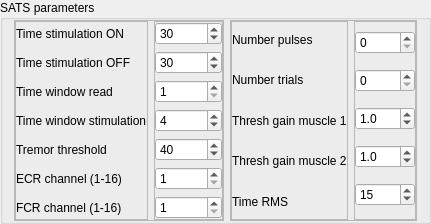
        <widget class="QGroupBox" name="groupBox_6">
         <property name="sizePolicy">
          <sizepolicy hsizetype="Preferred" vsizetype="Minimum">
           <horstretch>0</horstretch>
           <verstretch>0</verstretch>
          </sizepolicy>
         </property>
         <property name="title">
          <string>SATS parameters</string>
         </property>
         <layout class="QHBoxLayout" name="horizontalLayout_7">
          <property name="topMargin">
           <number>0</number>
          </property>
          <property name="bottomMargin">
           <number>0</number>
          </property>
          <item>
           <widget class="QFrame" name="frame_10">
            <property name="frameShape">
             <enum>QFrame::StyledPanel</enum>
            </property>
            <property name="frameShadow">
             <enum>QFrame::Raised</enum>
            </property>
            <layout class="QHBoxLayout" name="horizontalLayout_10">
             <property name="leftMargin">
              <number>0</number>
             </property>
             <property name="topMargin">
              <number>0</number>
             </property>
             <property name="rightMargin">
              <number>0</number>
             </property>
             <property name="bottomMargin">
              <number>0</number>
             </property>
             <item>
              <widget class="QFrame" name="frame_16">
               <property name="frameShape">
                <enum>QFrame::StyledPanel</enum>
               </property>
               <property name="frameShadow">
                <enum>QFrame::Raised</enum>
               </property>
               <layout class="QVBoxLayout" name="verticalLayout_15">
                <property name="leftMargin">
                 <number>0</number>
                </property>
                <property name="topMargin">
                 <number>0</number>
                </property>
                <property name="rightMargin">
                 <number>0</number>
                </property>
                <property name="bottomMargin">
                 <number>0</number>
                </property>
                <item>
                 <widget class="QLabel" name="label_13">
                  <property name="text">
                   <string>Time stimulation ON</string>
                  </property>
                 </widget>
                </item>
                <item>
                 <widget class="QLabel" name="label_15">
                  <property name="text">
                   <string>Time stimulation OFF</string>
                  </property>
                 </widget>
                </item>
                <item>
                 <widget class="QLabel" name="label_16">
                  <property name="text">
                   <string>Time window read</string>
                  </property>
                 </widget>
                </item>
                <item>
                 <widget class="QLabel" name="label_17">
                  <property name="text">
                   <string>Time window stimulation</string>
                  </property>
                 </widget>
                </item>
                <item>
                 <widget class="QLabel" name="label_18">
                  <property name="text">
                   <string>Tremor threshold</string>
                  </property>
                 </widget>
                </item>
                <item>
                 <widget class="QLabel" name="label_19">
                  <property name="text">
                   <string>ECR channel (1-16)</string>
                  </property>
                 </widget>
                </item>
                <item>
                 <widget class="QLabel" name="label_19">
                  <property name="text">
                   <string>FCR channel (1-16)</string>
                  </property>
                 </widget>
                </item>
               </layout>
              </widget>
             </item>
             <item>
              <widget class="QFrame" name="frame_17">
               <property name="frameShape">
                <enum>QFrame::StyledPanel</enum>
               </property>
               <property name="frameShadow">
                <enum>QFrame::Raised</enum>
               </property>
               <layout class="QVBoxLayout" name="verticalLayout_16">
                <property name="leftMargin">
                 <number>0</number>
                </property>
                <property name="topMargin">
                 <number>0</number>
                </property>
                <property name="rightMargin">
                 <number>0</number>
                </property>
                <property name="bottomMargin">
                 <number>0</number>
                </property>
                <item>
                 <widget class="QSpinBox" name="timeON">
                  <property name="minimumSize">
                   <size>
                    <width>60</width>
                    <height>0</height>
                   </size>
                  </property>
                  <property name="maximumSize">
                   <size>
                    <width>16777215</width>
                    <height>16777215</height>
                   </size>
                  </property>
                  <property name="maximum">
                   <number>9999</number>
                  </property>
                  <property name="value">
                   <number>30</number>
                  </property>
                 </widget>
                </item>
                <item>
                 <widget class="QSpinBox" name="timeOFF">
                  <property name="minimumSize">
                   <size>
                    <width>60</width>
                    <height>0</height>
                   </size>
                  </property>
                  <property name="maximumSize">
                   <size>
                    <width>16777215</width>
                    <height>16777215</height>
                   </size>
                  </property>
                  <property name="maximum">
                   <number>9999</number>
                  </property>
                  <property name="value">
                   <number>30</number>
                  </property>
                 </widget>
                </item>
                <item>
                 <widget class="QSpinBox" name="timeRead">
                  <property name="minimumSize">
                   <size>
                    <width>60</width>
                    <height>0</height>
                   </size>
                  </property>
                  <property name="maximumSize">
                   <size>
                    <width>16777215</width>
                    <height>16777215</height>
                   </size>
                  </property>
                  <property name="minimum">
                   <number>1</number>
                  </property>
                  <property name="value">
                   <number>1</number>
                  </property>
                 </widget>
                </item>
                <item>
                 <widget class="QSpinBox" name="timeStim">
                  <property name="minimumSize">
                   <size>
                    <width>60</width>
                    <height>0</height>
                   </size>
                  </property>
                  <property name="maximumSize">
                   <size>
                    <width>16777215</width>
                    <height>16777215</height>
                   </size>
                  </property>
                  <property name="value">
                   <number>4</number>
                  </property>
                 </widget>
                </item>
                <item>
                 <widget class="QDoubleSpinBox" name="tremorThreshold">
                  <property name="minimumSize">
                   <size>
                    <width>60</width>
                    <height>0</height>
                   </size>
                  </property>
                  <property name="maximumSize">
                   <size>
                    <width>16777215</width>
                    <height>16777215</height>
                   </size>
                  </property>
                  <property name="decimals">
                   <number>0</number>
                  </property>
                  <property name="maximum">
                   <double>999999.000000000000000</double>
                  </property>
                  <property name="value">
                   <double>40.000000000000000</double>
                  </property>
                 </widget>
                </item>
                <item>
                  <widget class="QSpinBox" name="ecrChannel">
                    <property name="minimum">
                      <number>1</number>
                    </property>
                    <property name="maximum">
                      <number>16</number>
                    </property>
                    <property name="value">
                      <number>0</number>
                    </property>
                  </widget>
                </item>
                <item>
                  <widget class="QSpinBox" name="fcrChannel">
                    <property name="minimum">
                     <number>1</number>
                    </property>
                    <property name="maximum">
                      <number>16</number>
                    </property>
                    <property name="value">
                      <number>1</number>
                    </property>
                  </widget>
                </item>
               </layout>
              </widget>
             </item>
            </layout>
           </widget>
          </item>
          <item>
           <widget class="QFrame" name="frame_11">
            <property name="frameShape">
             <enum>QFrame::StyledPanel</enum>
            </property>
            <property name="frameShadow">
             <enum>QFrame::Raised</enum>
            </property>
            <layout class="QHBoxLayout" name="horizontalLayout_11">
             <property name="leftMargin">
              <number>0</number>
             </property>
             <property name="topMargin">
              <number>0</number>
             </property>
             <property name="rightMargin">
              <number>0</number>
             </property>
             <property name="bottomMargin">
              <number>0</number>
             </property>
             <item>
              <widget class="QFrame" name="frame_18">
               <property name="frameShape">
                <enum>QFrame::StyledPanel</enum>
               </property>
               <property name="frameShadow">
                <enum>QFrame::Raised</enum>
               </property>
               <layout class="QVBoxLayout" name="verticalLayout_17">
                <property name="leftMargin">
                 <number>0</number>
                </property>
                <property name="topMargin">
                 <number>0</number>
                </property>
                <property name="rightMargin">
                 <number>0</number>
                </property>
                <property name="bottomMargin">
                 <number>0</number>
                </property>
                <item>
                 <widget class="QLabel" name="label_14">
                  <property name="text">
                   <string>Number pulses</string>
                  </property>
                 </widget>
                </item>
                <item>
                 <widget class="QLabel" name="label_20">
                  <property name="text">
                   <string>Number trials</string>
                  </property>
                 </widget>
                </item>
                <item>
                 <widget class="QLabel" name="label_21">
                  <property name="text">
                   <string>Thresh gain muscle 1</string>
                  </property>
                 </widget>
                </item>
                <item>
                 <widget class="QLabel" name="label_22">
                  <property name="text">
                   <string>Thresh gain muscle 2</string>
                  </property>
                 </widget>
                </item>
                <item>
                 <widget class="QLabel" name="label_23">
                  <property name="text">
                   <string>Time RMS</string>
                  </property>
                 </widget>
                </item>
               </layout>
              </widget>
             </item>
             <item>
              <widget class="QFrame" name="frame_19">
               <property name="frameShape">
                <enum>QFrame::StyledPanel</enum>
               </property>
               <property name="frameShadow">
                <enum>QFrame::Raised</enum>
               </property>
               <layout class="QVBoxLayout" name="verticalLayout_18">
                <property name="leftMargin">
                 <number>0</number>
                </property>
                <property name="topMargin">
                 <number>0</number>
                </property>
                <property name="rightMargin">
                 <number>0</number>
                </property>
                <property name="bottomMargin">
                 <number>0</number>
                </property>
                <item>
                 <widget class="QSpinBox" name="numPulses">
                  <property name="minimumSize">
                   <size>
                    <width>60</width>
                    <height>0</height>
                   </size>
                  </property>
                  <property name="maximumSize">
                   <size>
                    <width>16777215</width>
                    <height>16777215</height>
                   </size>
                  </property>
                 </widget>
                </item>
                <item>
                 <widget class="QSpinBox" name="numTrials">
                  <property name="minimumSize">
                   <size>
                    <width>60</width>
                    <height>0</height>
                   </size>
                  </property>
                  <property name="maximumSize">
                   <size>
                    <width>16777215</width>
                    <height>16777215</height>
                   </size>
                  </property>
                 </widget>
                </item>
                <item>
                 <widget class="QDoubleSpinBox" name="gain1">
                  <property name="minimumSize">
                   <size>
                    <width>60</width>
                    <height>0</height>
                   </size>
                  </property>
                  <property name="maximumSize">
                   <size>
                    <width>16777215</width>
                    <height>16777215</height>
                   </size>
                  </property>
                  <property name="decimals">
                   <number>1</number>
                  </property>
                  <property name="value">
                   <double>1.000000000000000</double>
                  </property>
                 </widget>
                </item>
                <item>
                 <widget class="QDoubleSpinBox" name="gain2">
                  <property name="minimumSize">
                   <size>
                    <width>60</width>
                    <height>0</height>
                   </size>
                  </property>
                  <property name="maximumSize">
                   <size>
                    <width>16777215</width>
                    <height>16777215</height>
                   </size>
                  </property>
                  <property name="decimals">
                   <number>1</number>
                  </property>
                  <property name="value">
                   <double>1.000000000000000</double>
                  </property>
                 </widget>
                </item>
                <item>
                 <widget class="QSpinBox" name="timeRMS">
                  <property name="minimumSize">
                   <size>
                    <width>60</width>
                    <height>0</height>
                   </size>
                  </property>
                  <property name="maximumSize">
                   <size>
                    <width>16777215</width>
                    <height>16777215</height>
                   </size>
                  </property>
                  <property name="minimum">
                   <number>1</number>
                  </property>
                  <property name="value">
                   <number>15</number>
                  </property>
                 </widget>
                </item>
               </layout>
              </widget>
             </item>
            </layout>
           </widget>
          </item>
         </layout>
        </widget>
